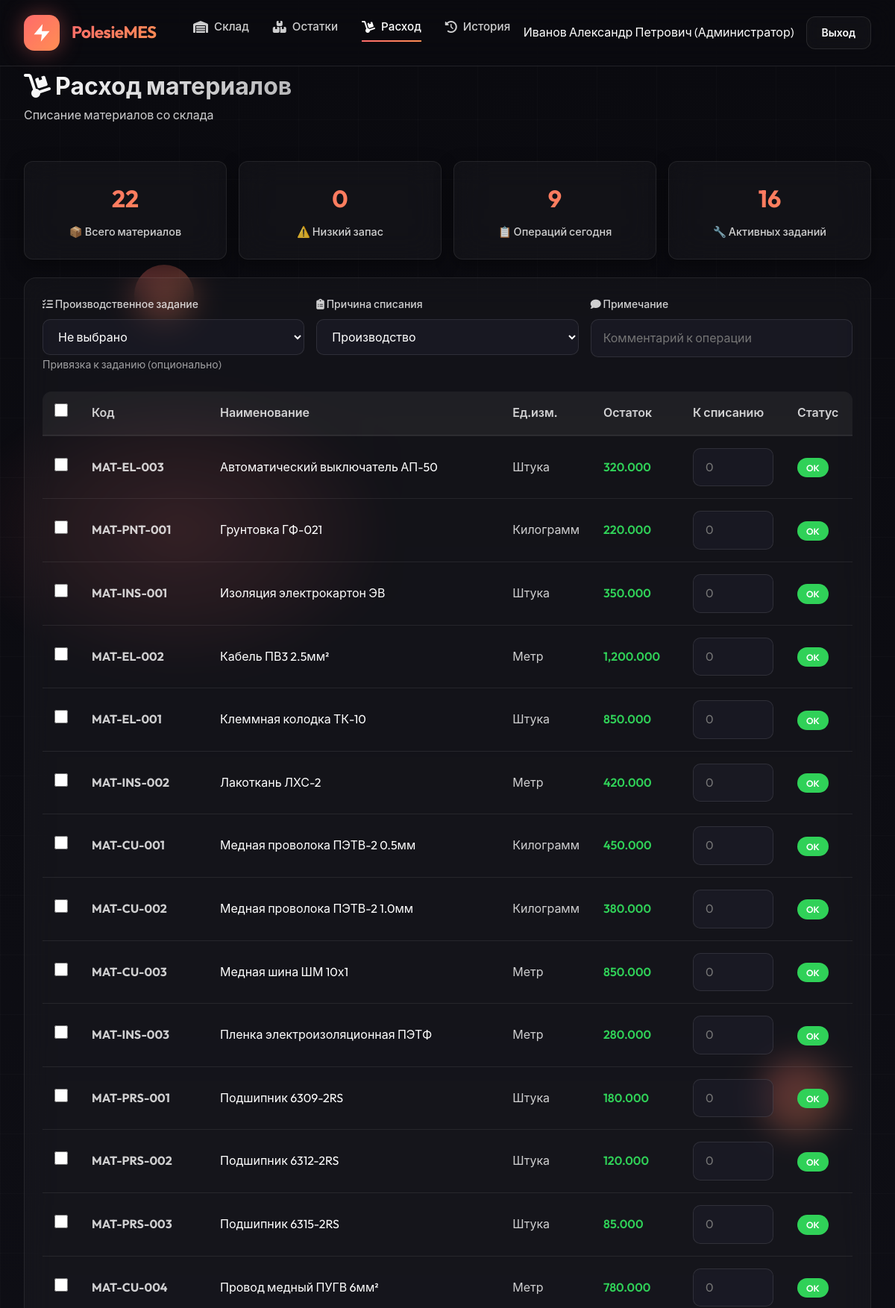
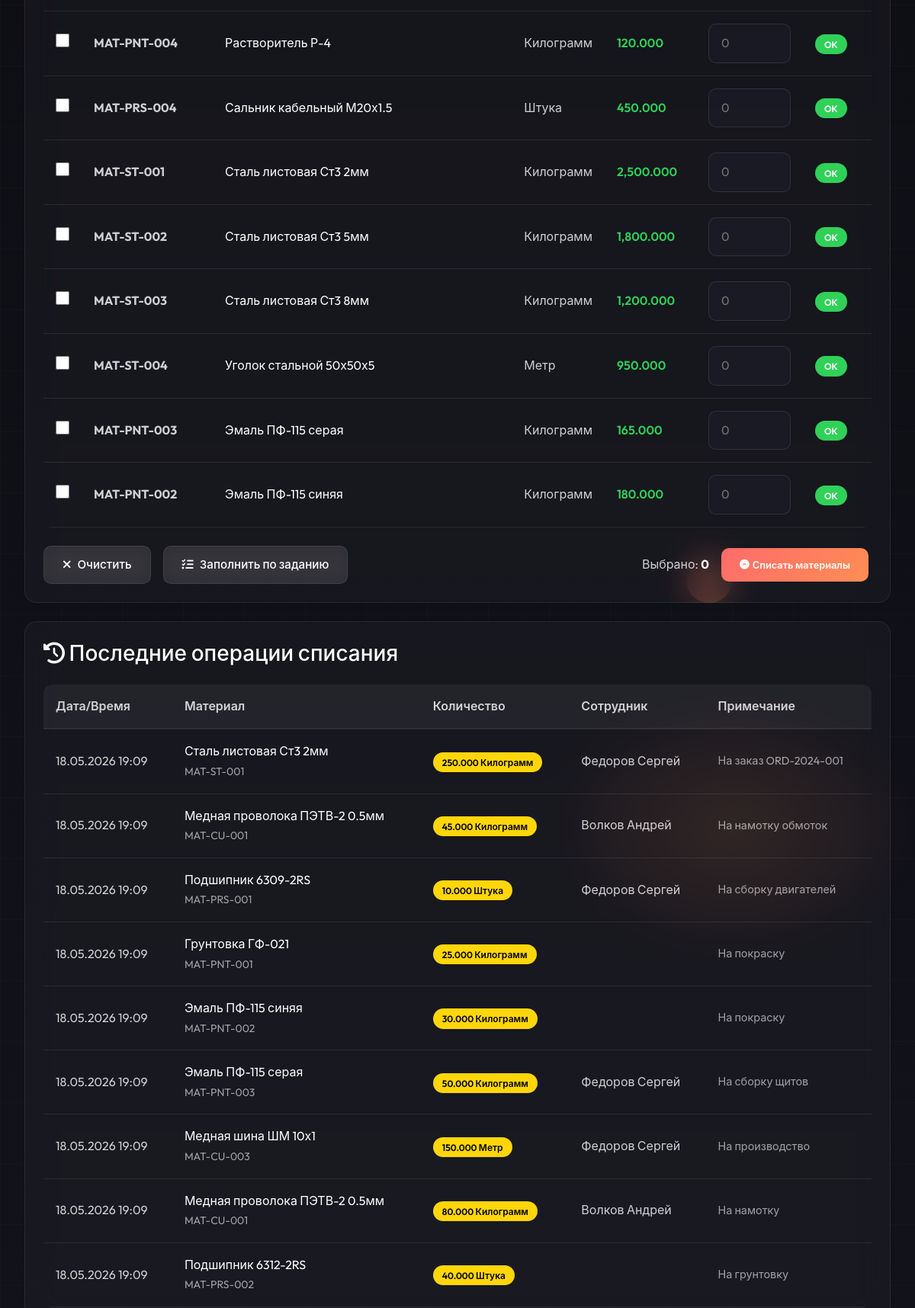
/modules/warehouse/consumption.php (signed in, upper part), run on the app's committed database (2 pictures, top to bottom).
### tables this page shows
CREATE TABLE items (
    id INT AUTO_INCREMENT PRIMARY KEY,
    item_type ENUM('product', 'material', 'equipment') NOT NULL,
    item_code VARCHAR(50) UNIQUE NOT NULL,
    name VARCHAR(200) NOT NULL,
    category_id INT,
    location_id INT,
    unit_id INT,
    current_stock DECIMAL(12,3) DEFAULT 0,
    min_stock INT DEFAULT 0,
    price DECIMAL(12,2),
    currency VARCHAR(3) DEFAULT 'BYN',
    supplier_id INT,
    status ENUM('operational', 'maintenance', 'broken', 'offline', 'active', 'inactive') DEFAULT 'active',
    extra_specs JSON,
    description TEXT,
    is_active BOOLEAN DEFAULT TRUE,
    created_at TIMESTAMP DEFAULT CURRENT_TIMESTAMP,
    updated_at TIMESTAMP DEFAULT CURRENT_TIMESTAMP ON UPDATE CURRENT_TIMESTAMP,
    FOREIGN KEY (category_id) REFERENCES dictionaries(id),
    FOREIGN KEY (location_id) REFERENCES dictionaries(id),
    FOREIGN KEY (unit_id) REFERENCES dictionaries(id),
    FOREIGN KEY (supplier_id) REFERENCES partners(id),
    INDEX idx_item_type (item_type),
    INDEX idx_item_code (item_code)
);

CREATE TABLE movements (
    id INT AUTO_INCREMENT PRIMARY KEY,
    movement_type ENUM('receipt', 'consumption', 'return', 'adjustment', 'shipment', 'maintenance') NOT NULL,
    item_id INT NOT NULL,
    quantity DECIMAL(12,3) NOT NULL,
    reference_type VARCHAR(50),
    reference_id INT,
    warehouse_from VARCHAR(100),
    warehouse_to VARCHAR(100),
    employee_id INT,
    partner_id INT,
    cost DECIMAL(12,2),
    notes TEXT,
    movement_date DATETIME DEFAULT CURRENT_TIMESTAMP,
    created_at TIMESTAMP DEFAULT CURRENT_TIMESTAMP,
    FOREIGN KEY (item_id) REFERENCES items(id),
    FOREIGN KEY (employee_id) REFERENCES staff(id),
    FOREIGN KEY (partner_id) REFERENCES partners(id),
    INDEX idx_movement_type (movement_type),
    INDEX idx_item_id (item_id)
);

CREATE TABLE dictionaries (
    id INT AUTO_INCREMENT PRIMARY KEY,
    dict_type ENUM('unit', 'category', 'location', 'position') NOT NULL,
    code VARCHAR(50) NOT NULL,
    name VARCHAR(200) NOT NULL,
    parent_id INT NULL,
    extra_data JSON,
    description TEXT,
    is_active BOOLEAN DEFAULT TRUE,
    created_at TIMESTAMP DEFAULT CURRENT_TIMESTAMP,
    INDEX idx_dict_type (dict_type),
    INDEX idx_code (code)
);

CREATE TABLE staff (
    id INT AUTO_INCREMENT PRIMARY KEY,
    employee_code VARCHAR(20) UNIQUE NOT NULL,
    username VARCHAR(50) UNIQUE,
    password VARCHAR(255),
    first_name VARCHAR(50) NOT NULL,
    last_name VARCHAR(50) NOT NULL,
    middle_name VARCHAR(50),
    position_id INT,
    email VARCHAR(100),
    phone VARCHAR(20),
    department VARCHAR(100),
    role ENUM('admin', 'director', 'manager', 'operator', 'warehouse_keeper') NOT NULL,
    hire_date DATE,
    status ENUM('active', 'vacation', 'sick', 'terminated') DEFAULT 'active',
    is_active BOOLEAN DEFAULT TRUE,
    last_login TIMESTAMP NULL,
    created_at TIMESTAMP DEFAULT CURRENT_TIMESTAMP,
    updated_at TIMESTAMP DEFAULT CURRENT_TIMESTAMP ON UPDATE CURRENT_TIMESTAMP,
    FOREIGN KEY (position_id) REFERENCES dictionaries(id)
);

### includes/helpers.php (called while the page is built, shortened)
<?php
function getRoleName($role) {
    $roles = [
        'admin' => 'Администратор',
        'director' => 'Директор',
        'manager' => 'Менеджер',
        'technologist' => 'Технолог',
        'operator' => 'Оператор',
        'quality_inspector' => 'Инспектор ОТК',
        'warehouse_keeper' => 'Кладовщик'
    ];
    return $roles[$role] ?? $role;
}
function e($string) {
    return htmlspecialchars($string ?? '', ENT_QUOTES, 'UTF-8');
}

### modules/warehouse/consumption.php (the view, shortened to what this page needs)
<?php
require_once __DIR__ . '/../../includes/helpers.php';
$db = getDB();
$stmt = $db->query("SELECT id, name, item_code, current_stock, min_stock, unit_id FROM items WHERE item_type = 'material' AND is_active = 1 ORDER BY name");
$materials = $stmt->fetchAll();
$stmt = $db->query("SELECT id, code, name FROM dictionaries WHERE dict_type = 'unit'");
$units = [];
foreach ($stmt->fetchAll() as $u) {
    $units[$u['id']] = $u['name'];
}
$stmt = $db->query("SELECT pt.id, pt.task_number, pt.stage_name, pt.quantity, pt.status, o.order_number, p.name as product_name
    FROM production_tasks pt
    LEFT JOIN orders o ON pt.order_id = o.id
    LEFT JOIN items p ON pt.product_id = p.id
    WHERE pt.status IN ('planned', 'in_progress', 'paused')
    ORDER BY pt.created_at DESC");
$tasks = $stmt->fetchAll();
$consumption_reasons = [
    'production' => 'Производство',
    'defect' => 'Брак/Потери',
    'maintenance' => 'ТО оборудования',
    'inventory' => 'Инвентаризация',
    'sample' => 'Образцы/Тесты',
    'other' => 'Прочее'
];
$stmt = $db->query("SELECT m.id, m.movement_date, i.name as item_name, i.item_code, m.quantity, d.name as unit_name,
    s.last_name, s.first_name, m.notes, m.reference_type, m.reference_id
    FROM movements m
    JOIN items i ON m.item_id = i.id
    LEFT JOIN staff s ON m.employee_id = s.id
    LEFT JOIN dictionaries d ON i.unit_id = d.id
    WHERE m.movement_type = 'consumption'
    ORDER BY m.movement_date DESC LIMIT 20");
$recent_consumptions = $stmt->fetchAll();
?>
<!DOCTYPE html>
<html lang="ru">
<head>
    <link href="https://cdn.jsdelivr.net/npm/bootstrap@5.3.0/dist/css/bootstrap.min.css" rel="stylesheet">
    <link href="https://cdnjs.cloudflare.com/ajax/libs/font-awesome/6.4.0/css/all.min.css" rel="stylesheet">
    <link rel="stylesheet" href="<?= APP_URL ?>/assets/css/common-style.css">
</head>
<body>
    <div class="particles-container"><div class="particle"></div><div class="particle"></div><div class="particle"></div></div>
    <div class="glow-overlay"></div>
    <div class="grid-overlay"></div>
    <nav class="navbar">
        <a href="<?= APP_URL ?>" class="nav-brand"><div class="brand-logo"><svg viewBox="0 0 24 24"><path d="M13 2L3 14h9l-1 8 10-12h-9l1-8z"/></svg></div><span class="brand-name">PolesieMES</span></a>
        <ul class="nav-menu">
            <li><a href="<?= APP_URL ?>/modules/warehouse/warehouse_dashboard.php" class="nav-link"><i class="fas fa-warehouse"></i> Склад</a></li>
            <li><a href="inventory.php" class="nav-link"><i class="fas fa-boxes"></i> Остатки</a></li>
            <li><a href="consumption.php" class="nav-link active"><i class="fas fa-dolly"></i> Расход</a></li>
            <li><a href="history.php" class="nav-link"><i class="fas fa-history"></i> История</a></li>
        </ul>
        <div class="user-menu">
            <span><?= e($_SESSION['full_name']) ?> (<?= e(getRoleName($_SESSION['role'])) ?>)</span>
            <a href="<?= APP_URL ?>/modules/auth/logout.php" class="btn-logout">Выход</a>
        </div>
    </nav>
    <div class="main-content">
        <div class="page-header">
            <div class="page-title">
                <h1><i class="fas fa-dolly"></i> Расход материалов</h1>
                <p>Списание материалов со склада</p>
            </div>
        </div>
        <div class="stats-grid">
            <div class="stat-card">
                <div class="stat-value"><?= count($materials) ?></div>
                <div class="stat-label">📦 Всего материалов</div>
            </div>
            <div class="stat-card">
                <div class="stat-value" style="color: var(--warning-color);"><?= count(array_filter($materials, fn($m) => $m['current_stock'] <= $m['min_stock'])) ?></div>
                <div class="stat-label">⚠️ Низкий запас</div>
            </div>
            <div class="stat-card">
                <div class="stat-value" style="color: var(--info-color);"><?= count($recent_consumptions) ?></div>
                <div class="stat-label">📋 Операций сегодня</div>
            </div>
            <div class="stat-card">
                <div class="stat-value" style="color: var(--success-color);"><?= count($tasks) ?></div>
                <div class="stat-label">🔧 Активных заданий</div>
            </div>
        </div>
        <div class="history-card">
            <form method="POST" id="consumptionForm">
                <div style="display: grid; grid-template-columns: repeat(auto-fit, minmax(250px, 1fr)); gap: 1rem; margin-bottom: 1.5rem;">
                    <div>
                        <label class="form-label"><i class="fas fa-tasks"></i> Производственное задание</label>
                        <select name="task_id" id="taskSelect" class="search-input" style="width: 100%;">
                            <option value="">Не выбрано</option>
                        </select>
                        <small style="color: var(--text-muted);">Привязка к заданию (опционально)</small>
                    </div>
                    <div>
                        <label class="form-label"><i class="fas fa-clipboard-list"></i> Причина списания</label>
                        <select name="reason" class="search-input" style="width: 100%;">
                            <?php foreach ($consumption_reasons as $key => $label): ?>
                            <option value="<?= $key ?>"><?= $label ?></option>
                            <?php endforeach; ?>
                        </select>
                    </div>
                    <div>
                        <label class="form-label"><i class="fas fa-comment"></i> Примечание</label>
                        <input type="text" name="notes" class="search-input" placeholder="Комментарий к операции" style="width: 100%;">
                    </div>
                </div>
                <div class="table-responsive">
                    <table class="table-custom" id="materialsTable">
                        <thead>
                            <tr>
                                <th width="50"><input type="checkbox" id="selectAll"></th>
                                <th>Код</th>
                                <th>Наименование</th>
                                <th width="100">Ед.изм.</th>
                                <th width="120">Остаток</th>
                                <th width="140">К списанию</th>
                                <th width="90">Статус</th>
                            </tr>
                        </thead>
                        <tbody>
                            <?php foreach ($materials as $m):
                                $unitName = isset($units[$m['unit_id']]) ? $units[$m['unit_id']] : 'шт.';
                                $lowStock = $m['current_stock'] <= $m['min_stock'];
                            ?>
                            <tr>
                                <td>
                                    <input type="checkbox" class="material-checkbox"
                                        data-id="<?= $m['id'] ?>"
                                        data-name="<?= e($m['name']) ?>"
                                        data-stock="<?= $m['current_stock'] ?>">
                                </td>
                                <td><strong style="color: var(--text-secondary);"><?= e($m['item_code']) ?></strong></td>
                                <td><?= e($m['name']) ?></td>
                                <td style="color: var(--text-secondary);"><?= e($unitName) ?></td>
                                <td>
                                    <span class="<?= $lowStock ? 'stock-low' : 'quantity-positive' ?>">
                                        <?= number_format($m['current_stock'], 3) ?>
                                    </span>
                                </td>
                                <td>
                                    <input type="number" step="0.001" min="0"
                                        class="search-input qty-input"
                                        name="items[<?= $m['id'] ?>]"
                                        placeholder="0"
                                        data-max="<?= $m['current_stock'] ?>"
                                        oninput="validateQty(this)"
                                        style="width: 100%;">
                                </td>
                                <td>
                                    <span class="<?= $lowStock ? 'badge-stock-low' : 'badge-stock-ok' ?>">
                                        <?= $lowStock ? 'Мало' : 'OK' ?>
                                    </span>
                                </td>
                            </tr>
                            <?php endforeach; ?>
                        </tbody>
                    </table>
                </div>
                <div style="display: flex; justify-content: space-between; align-items: center; margin-top: 1.5rem; flex-wrap: wrap; gap: 1rem;">
                    <div style="display: flex; gap: 1rem;">
                        <button type="button" class="btn-secondary-custom" onclick="clearAll()">
                            <i class="fas fa-times"></i> Очистить
                        </button>
                        <button type="button" class="btn-secondary-custom" onclick="fillFromTask()">
                            <i class="fas fa-tasks"></i> Заполнить по заданию
                        </button>
                    </div>
                    <div style="display: flex; align-items: center; gap: 1rem;">
                        <span id="selectedCount" style="color: var(--text-secondary);">Выбрано: <strong style="color: var(--text-primary);">0</strong></span>
                        <button type="submit" class="btn-action">
                            <i class="fas fa-minus-circle"></i> Списать материалы
                        </button>
                    </div>
                </div>
            </form>
        </div>
        <div class="history-card">
            <h3 style="margin-bottom: 1.5rem; color: var(--text-primary);"><i class="fas fa-history"></i> Последние операции списания</h3>
            <div class="table-responsive">
                <table class="table-custom">
                    <thead>
                        <tr>
                            <th>Дата/Время</th>
                            <th>Материал</th>
                            <th>Количество</th>
                            <th>Сотрудник</th>
                            <th>Примечание</th>
                        </tr>
                    </thead>
                    <tbody>
                        <?php foreach ($recent_consumptions as $rc): ?>
                        <tr>
                            <td style="color: var(--text-secondary);"><?= date('d.m.Y H:i', strtotime($rc['movement_date'])) ?></td>
                            <td>
                                <div style="color: var(--text-primary);"><?= e($rc['item_name']) ?></div>
                                <small style="color: var(--text-muted);"><?= e($rc['item_code']) ?></small>
                            </td>
                            <td>
                                <span class="operation-consumption">
                                    <?= number_format($rc['quantity'], 3) ?> <?= e($rc['unit_name']) ?>
                                </span>
                            </td>
                            <td style="color: var(--text-secondary);"><?= e($rc['last_name'] . ' ' . $rc['first_name']) ?></td>
                            <td style="color: var(--text-muted); font-size: 0.9rem;"><?= e($rc['notes']) ?></td>
                        </tr>
                        <?php endforeach; ?>
                    </tbody>
                </table>
            </div>
        </div>
    </div>
</body>
</html>

### data on the page
items: item_code "MAT-EL-003", name "Автоматический выключатель АП-50", unit "Штука", current_stock "320.000", min_stock "OK"
items: item_code "MAT-PNT-001", name "Грунтовка ГФ-021", unit "Килограмм", current_stock "220.000", min_stock "OK"
items: item_code "MAT-INS-001", name "Изоляция электрокартон ЭВ", unit "Штука", current_stock "350.000", min_stock "OK"
items: item_code "MAT-EL-002", name "Кабель ПВ3 2.5мм²", unit "Метр", current_stock "1,200.000", min_stock "OK"
items: item_code "MAT-EL-001", name "Клеммная колодка ТК-10", unit "Штука", current_stock "850.000", min_stock "OK"
items: item_code "MAT-INS-002", name "Лакоткань ЛХС-2", unit "Метр", current_stock "420.000", min_stock "OK"
items: item_code "MAT-CU-001", name "Медная проволока ПЭТВ-2 0.5мм", unit "Килограмм", current_stock "450.000", min_stock "OK"
items: item_code "MAT-CU-002", name "Медная проволока ПЭТВ-2 1.0мм", unit "Килограмм", current_stock "380.000", min_stock "OK"
items: item_code "MAT-CU-003", name "Медная шина ШМ 10х1", unit "Метр", current_stock "850.000", min_stock "OK"
items: item_code "MAT-INS-003", name "Пленка электроизоляционная ПЭТФ", unit "Метр", current_stock "280.000", min_stock "OK"
items: item_code "MAT-PRS-001", name "Подшипник 6309-2RS", unit "Штука", current_stock "180.000", min_stock "OK"
items: item_code "MAT-PRS-002", name "Подшипник 6312-2RS", unit "Штука", current_stock "120.000", min_stock "OK"
items: item_code "MAT-PRS-003", name "Подшипник 6315-2RS", unit "Штука", current_stock "85.000", min_stock "OK"
items: item_code "MAT-CU-004", name "Провод медный ПУГВ 6мм²", unit "Метр", current_stock "780.000", min_stock "OK"
items: item_code "MAT-PNT-004", name "Растворитель Р-4", unit "Килограмм", current_stock "120.000", min_stock "OK"
items: item_code "MAT-PRS-004", name "Сальник кабельный М20х1.5", unit "Штука", current_stock "450.000", min_stock "OK"
items: item_code "MAT-ST-001", name "Сталь листовая Ст3 2мм", unit "Килограмм", current_stock "2,500.000", min_stock "OK"
items: item_code "MAT-ST-002", name "Сталь листовая Ст3 5мм", unit "Килограмм", current_stock "1,800.000", min_stock "OK"
items: item_code "MAT-ST-003", name "Сталь листовая Ст3 8мм", unit "Килограмм", current_stock "1,200.000", min_stock "OK"
items: item_code "MAT-ST-004", name "Уголок стальной 50х50х5", unit "Метр", current_stock "950.000", min_stock "OK"
items: item_code "MAT-PNT-003", name "Эмаль ПФ-115 серая", unit "Килограмм", current_stock "165.000", min_stock "OK"
items: item_code "MAT-PNT-002", name "Эмаль ПФ-115 синяя", unit "Килограмм", current_stock "180.000", min_stock "OK"
movements: movement_date "18.05.2026 19:09", item.name "Сталь листовая Ст3 2мм", item.item_code "MAT-ST-001", quantity "250.000", dictionaries.name "Килограмм", employee.first_name "Федоров Сергей", notes "На заказ ORD-2024-001"
movements: movement_date "18.05.2026 19:09", item.name "Медная проволока ПЭТВ-2 0.5мм", item.item_code "MAT-CU-001", quantity "45.000", dictionaries.name "Килограмм", employee.first_name "Волков Андрей", notes "На намотку обмоток"
movements: movement_date "18.05.2026 19:09", item.name "Подшипник 6309-2RS", item.item_code "MAT-PRS-001", quantity "10.000", dictionaries.name "Штука", employee.first_name "Федоров Сергей", notes "На сборку двигателей"
movements: movement_date "18.05.2026 19:09", item.name "Грунтовка ГФ-021", item.item_code "MAT-PNT-001", quantity "25.000", dictionaries.name "Килограмм", notes "На покраску"
movements: movement_date "18.05.2026 19:09", item.name "Эмаль ПФ-115 синяя", item.item_code "MAT-PNT-002", quantity "30.000", dictionaries.name "Килограмм", notes "На покраску"
movements: movement_date "18.05.2026 19:09", item.name "Эмаль ПФ-115 серая", item.item_code "MAT-PNT-003", quantity "50.000", dictionaries.name "Килограмм", employee.first_name "Федоров Сергей", notes "На сборку щитов"
movements: movement_date "18.05.2026 19:09", item.name "Медная шина ШМ 10х1", item.item_code "MAT-CU-003", quantity "150.000", dictionaries.name "Метр", employee.first_name "Федоров Сергей", notes "На производство"
movements: movement_date "18.05.2026 19:09", item.name "Медная проволока ПЭТВ-2 0.5мм", item.item_code "MAT-CU-001", quantity "80.000", dictionaries.name "Килограмм", employee.first_name "Волков Андрей", notes "На намотку"
movements: movement_date "18.05.2026 19:09", item.name "Подшипник 6312-2RS", item.item_code "MAT-PRS-002", quantity "40.000", dictionaries.name "Штука", notes "На грунтовку"

### other printed values
$_SESSION['full_name'] "Иванов Александр Петрович"
getRoleName($_SESSION['role']) "Администратор"
count($materials) "22"
count($recent_consumptions) "9"
count($tasks) "16"
form field reason "Производство"
